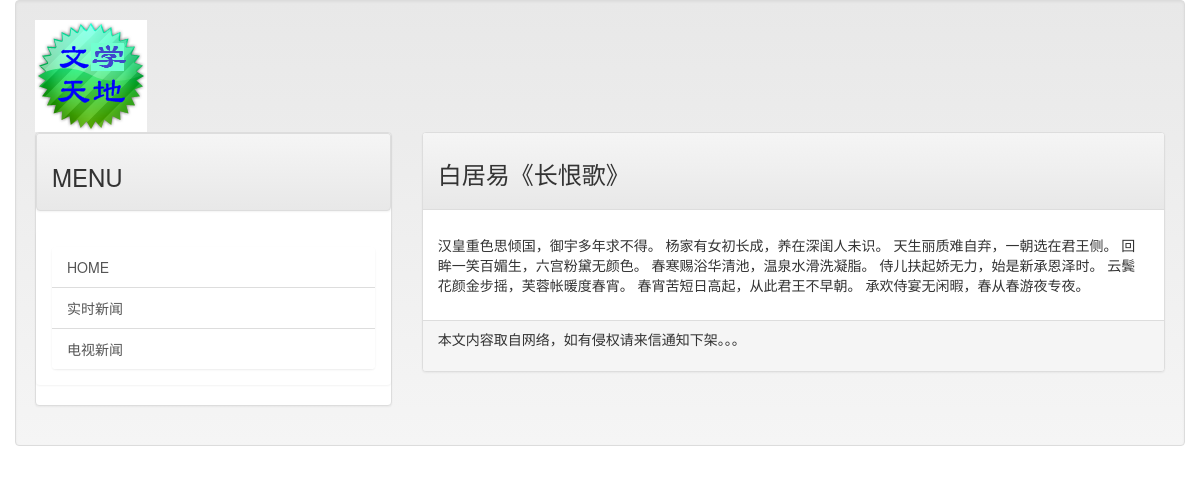
/post/firstpost, run on the app's committed database.
### mainsite/models.py (models this page shows, shortened)
class Post(models.Model):
    title = models.CharField(max_length=200)
    slug = models.CharField(max_length=200)
    body = models.TextField()
    pub_date = models.DateTimeField(auto_now=True)
    class Meta:
        ordering = ('-pub_date',)

### mainsite/views.py (the view)
# urls.py: url('^post/(\w+)$', showpost),
def showpost(request, slug):
    template = get_template('post.html')
    try:
        post = Post.objects.get(slug=slug)
        if post != None:
            html = template.render(locals())
            return HttpResponse(html)
    except:
        return redirect('/')

### templates/post.html (shortened to what this page needs)
{% extends 'base.html' %}
{% load markdown_deux_tags %}
{% block headmessage %}
    <h3 style="font-family: 微软雅黑;">{{ post.title }}</h3>
{% endblock %}
{% block content %}
    <p style="font-family: 微软雅黑;font-size:12pt; letter-spacing: 2pt;">
        {{post.body | markdown }}</p>
{% endblock %}

### data on the page
Post: title "白居易《长恨歌》", body "汉皇重色思倾国，御宇多年求不得。 杨家有女初长成，养在深闺人未识。 天生丽质难自弃，一朝选在君王侧。 回眸一笑百媚生，六宫粉黛无颜色。 春寒赐浴华清池，温泉水滑洗凝脂。 侍儿扶起娇无力，始是新承恩泽时。 云鬓花颜金步摇，芙蓉帐暖度春宵。 春宵苦短日高起，从此君王不早朝。 承欢侍宴无闲暇，春从春游夜专夜。"
